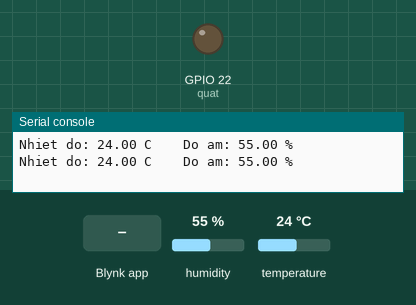
Bench run of a program on a simulated ESP32 board running MicroPython. Parts: output pins drawn as LEDs (lit = HIGH), the last lines printed to the serial console. Inputs (shaded band) come from the test bench; at power-on: humidity 55 %, temperature 24 °C. WiFi joins after 1.5 s; no MQTT or app messages arrive unless stated; the clock reads 2024-03-15 10:24:30 at power-on unless the program sets it.

Above: at 2.7 s.
2.8 s: Blynk app writes 1 to V2
At 3.8 s:
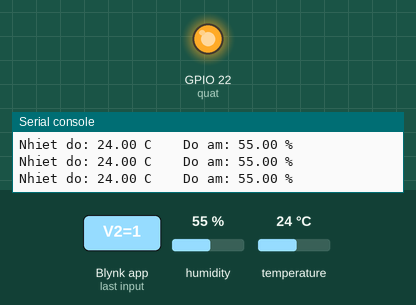
4.3 s: Blynk app writes 0 to V2
At 5.0 s:
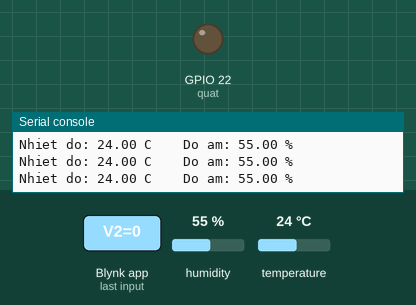
5.8 s: Blynk app writes 200 to V2
At 6.1 s:
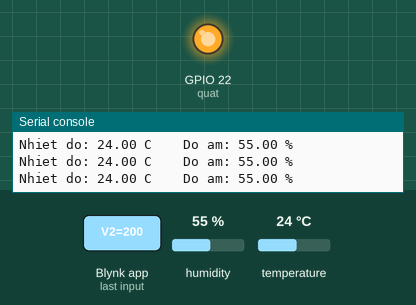
Timing chart, 0 to 8.8 s (numbered marks = the images above; inputs shaded):
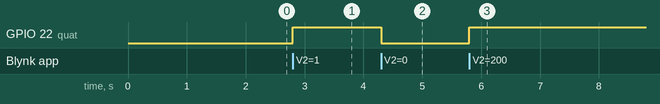

Measured:
- after the input at 2.8 s, GPIO 22 (quat): LOW → HIGH at once
- after the input at 4.3 s, GPIO 22 (quat): HIGH → LOW at once
- after the input at 5.8 s, GPIO 22 (quat): LOW → HIGH at once

The program:

Presentation_03.py
```python
import network
import BlynkLib
from time import sleep, time
from machine import Pin
import dht

def connectTo(ssid, password):
    sta_if = network.WLAN(network.STA_IF)
    if not sta_if.isconnected():
        print('Connecting to network...')
        sta_if.active(True)
        sta_if.connect(ssid, password)
        while not sta_if.isconnected():
            pass
    print('Network config:', sta_if.ifconfig())

connectTo("LUN 1", "Xomtro179")
auth_token = "88YoD6E0Px5DjsGqT_n2UBsVZQNyeFtE"
blynk = BlynkLib.Blynk(auth_token)

cb_dht11 = dht.DHT11(Pin(33))
time_dht = 0
def get_dht():
    try:
        cb_dht11.measure()
        doC = cb_dht11.temperature()
        doam = cb_dht11.humidity()
        blynk.virtual_write(0, doC)
        blynk.virtual_write(1, doam)
        print('Nhiet do: %3.2f C' %doC + "    " + 'Do am: %3.2f %%' %doam)
    except OSError as e:
        print('Khong co gia tri tu cam bien.')

quat_pin = 22
quat = Pin(quat_pin, Pin.OUT)

@blynk.on('V2')
def v2_read_handler(v2pin):
    quat.value(int(v2pin[0]))
#     if v2pin[0] == '1':
#         quat.value(1)
#     else:
#         quat.value(0)

while True:
    blynk.run()
    if (time() - time_dht) >= 1:
        get_dht()
        time_dht = time()
  
```
